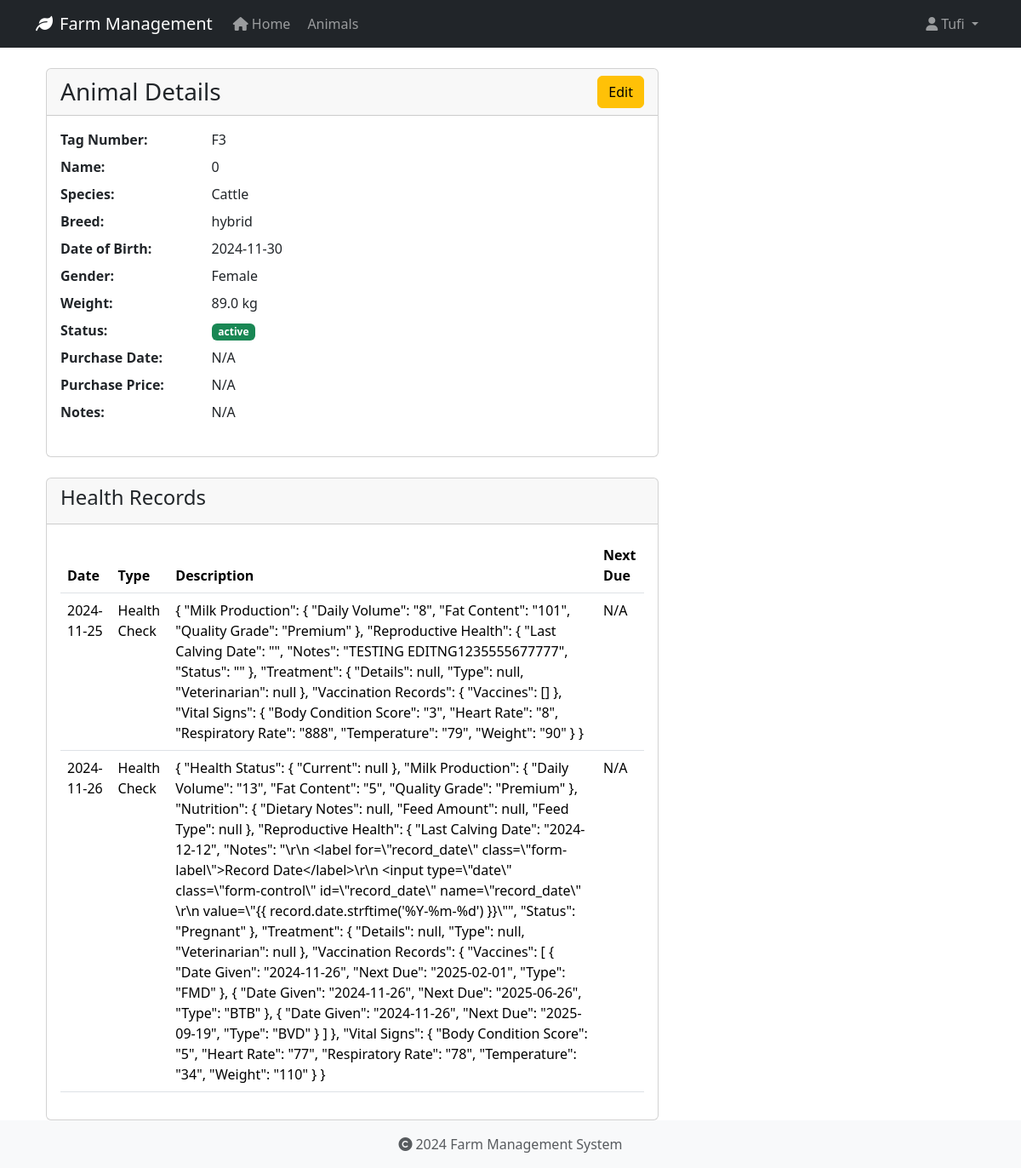
Page /animals/10 (signed in) on the committed database.
### app/models/user.py (models this page shows, shortened)
class User(UserMixin, db.Model):
    id = db.Column(db.Integer, primary_key=True)
    username = db.Column(db.String(80), unique=True, nullable=False)
    email = db.Column(db.String(120), unique=True, nullable=False)
    password_hash = db.Column(db.String(128))
    role = db.Column(db.String(20), default='user')
    created_at = db.Column(db.DateTime, default=datetime.utcnow)
    last_login = db.Column(db.DateTime)
    is_active = db.Column(db.Boolean, default=True)
    first_name = db.Column(db.String(50))
    last_name = db.Column(db.String(50))
    reset_token = db.Column(db.String(100), unique=True)  # Store password reset token
    reset_token_expiration = db.Column(db.DateTime)       # Store token expiration time

### app/models/animal.py (models this page shows, shortened)
class Animal(db.Model):
    id = db.Column(db.Integer, primary_key=True)
    tag_number = db.Column(db.String(50), unique=True, nullable=False, index=True)
    name = db.Column(db.String(100), nullable=True)  # Explicitly mark as nullable
    species = db.Column(db.String(50), nullable=False, index=True)
    breed = db.Column(db.String(50), nullable=True)
    date_of_birth = db.Column(db.Date, nullable=True)
    gender = db.Column(db.String(20), nullable=True)
    weight = db.Column(db.Float, nullable=True)
    status = db.Column(db.String(20), default='active', nullable=False)
    purchase_date = db.Column(db.Date, nullable=True)
    purchase_price = db.Column(db.Float, nullable=True)
    notes = db.Column(db.Text, nullable=True)
    created_at = db.Column(db.DateTime, default=datetime.utcnow, nullable=False)
    updated_at = db.Column(db.DateTime, default=datetime.utcnow, onupdate=datetime.utcnow, nullable=False)
    wool_type = db.Column(db.String(50), nullable=True)
    last_shearing = db.Column(db.Date, nullable=True)
    fleece_weight = db.Column(db.Float, nullable=True)
    wool_grade = db.Column(db.String(20), nullable=True)
    lambing_status = db.Column(db.String(50), nullable=True)
    lambing_date = db.Column(db.Date, nullable=True)
    milk_production = db.Column(db.Float, nullable=True)
    last_milking = db.Column(db.Date, nullable=True)  # Changed from DateTime to Date
    milk_quality = db.Column(db.String(20), nullable=True)
    calving_status = db.Column(db.String(50), nullable=True)
    calving_date = db.Column(db.Date, nullable=True)
    milk_fat_content = db.Column(db.Float, nullable=True)
    egg_production = db.Column(db.Integer, nullable=True)
    egg_color = db.Column(db.String(20), nullable=True)
    comb_type = db.Column(db.String(20), nullable=True)
    laying_status = db.Column(db.String(20), nullable=True)
    last_laying_date = db.Column(db.Date, nullable=True)
    egg_size = db.Column(db.String(20), nullable=True)
    category = db.Column(db.String(50), nullable=True)
    special_needs = db.Column(db.Text, nullable=True)
    diet_requirements = db.Column(db.Text, nullable=True)
    habitat = db.Column(db.String(100), nullable=True)
    health_records = db.relationship('HealthRecord', backref='animal', lazy=True, cascade='all, delete-orphan')

class HealthRecord(db.Model):
    id = db.Column(db.Integer, primary_key=True)
    animal_id = db.Column(db.Integer, db.ForeignKey('animal.id', ondelete='CASCADE'), nullable=False)
    record_type = db.Column(db.String(50), nullable=False)  # Made nullable=False
    date = db.Column(db.Date, nullable=False)
    description = db.Column(db.Text, nullable=True)
    treatment = db.Column(db.Text, nullable=True)
    cost = db.Column(db.Float, nullable=True)
    next_due_date = db.Column(db.Date, nullable=True)
    created_at = db.Column(db.DateTime, default=datetime.utcnow, nullable=False)
    created_by_id = db.Column(db.Integer, db.ForeignKey('user.id', ondelete='SET NULL'), nullable=True)

### app/routes/animals.py (the view)
@bp.route('/<int:id>')
@login_required
def view(id):
    animal = Animal.query.get_or_404(id)
    return render_template('animals/view.html', animal=animal)

### app/models/user.py (called while the page is built)
@login_manager.user_loader
def load_user(user_id):
    return User.query.get(int(user_id))

### app/templates/animals/view.html (shortened to what this page needs)
{% extends "base.html" %}
{% block content %}
<div class="container">
    <div class="row">
        <div class="col-md-8">
            <div class="card">
                <div class="card-header">
                    <div class="d-flex justify-content-between align-items-center">
                        <h3 class="card-title mb-0">Animal Details</h3>
                        <a href="{{ url_for('animals.edit', id=animal.id) }}" class="btn btn-warning">Edit</a>
                    </div>
                </div>
                <div class="card-body">
                    <dl class="row">
                        <dt class="col-sm-3">Tag Number:</dt>
                        <dd class="col-sm-9">{{ animal.tag_number }}</dd>
                        <dt class="col-sm-3">Name:</dt>
                        <dd class="col-sm-9">{{ animal.name or 'N/A' }}</dd>
                        <dt class="col-sm-3">Species:</dt>
                        <dd class="col-sm-9">{{ animal.species }}</dd>
                        <dt class="col-sm-3">Breed:</dt>
                        <dd class="col-sm-9">{{ animal.breed or 'N/A' }}</dd>
                        <dt class="col-sm-3">Date of Birth:</dt>
                        <dd class="col-sm-9">{{ animal.date_of_birth.strftime('%Y-%m-%d') if animal.date_of_birth else 'N/A' }}</dd>
                        <dt class="col-sm-3">Gender:</dt>
                        <dd class="col-sm-9">{{ animal.gender or 'N/A' }}</dd>
                        <dt class="col-sm-3">Weight:</dt>
                        <dd class="col-sm-9">{{ animal.weight|round(2) if animal.weight else 'N/A' }} kg</dd>
                        <dt class="col-sm-3">Status:</dt>
                        <dd class="col-sm-9">
                            <span class="badge {% if animal.status == 'active' %}bg-success{% else %}bg-secondary{% endif %}">
                                {{ animal.status }}
                            </span>
                        </dd>
                        <dt class="col-sm-3">Purchase Date:</dt>
                        <dd class="col-sm-9">{{ animal.purchase_date.strftime('%Y-%m-%d') if animal.purchase_date else 'N/A' }}</dd>
                        <dt class="col-sm-3">Purchase Price:</dt>
                        <dd class="col-sm-9">{{ animal.purchase_price|round(2) if animal.purchase_price else 'N/A' }}</dd>
                        <dt class="col-sm-3">Notes:</dt>
                        <dd class="col-sm-9">{{ animal.notes or 'N/A' }}</dd>
                    </dl>
                </div>
            </div>
            <div class="card mt-4">
                <div class="card-header">
                    <h4>Health Records</h4>
                </div>
                <div class="card-body">
                    {% if animal.health_records %}
                        <table class="table">
                            <thead>
                                <tr>
                                    <th>Date</th>
                                    <th>Type</th>
                                    <th>Description</th>
                                    <th>Next Due</th>
                                </tr>
                            </thead>
                            <tbody>
                                {% for record in animal.health_records %}
                                <tr>
                                    <td>{{ record.date.strftime('%Y-%m-%d') }}</td>
                                    <td>{{ record.record_type }}</td>
                                    <td>{{ record.description }}</td>
                                    <td>{{ record.next_due_date.strftime('%Y-%m-%d') if record.next_due_date else 'N/A' }}</td>
                                </tr>
                                {% endfor %}
                            </tbody>
                        </table>
                    {% else %}
                        <p>No health records found.</p>
                    {% endif %}
                </div>
            </div>
        </div>
    </div>
</div>
{% endblock %}

### app/templates/base.html (shortened to what this page needs)
<!DOCTYPE html>
<html lang="en">
<head>
    <link rel="stylesheet" href="https://cdn.jsdelivr.net/npm/bootstrap@5.3.2/dist/css/bootstrap.min.css">
    <link rel="stylesheet" href="https://cdnjs.cloudflare.com/ajax/libs/font-awesome/6.0.0/css/all.min.css">
    <link rel="stylesheet" href="{{ url_for('static', filename='css/main.css') }}">
</head>
<body>
    <nav class="navbar navbar-expand-lg navbar-dark bg-dark">
        <div class="container">
            <a class="navbar-brand" href="{{ url_for('main.index') }}">
                <i class="fas fa-leaf me-2"></i>Farm Management
            </a>
            <div class="collapse navbar-collapse" id="navbarNav">
                <ul class="navbar-nav">
                    <li class="nav-item">
                        <a class="nav-link" href="{{ url_for('main.index') }}">
                            <i class="fas fa-home me-1"></i>Home
                        </a>
                    </li>
                    <li class="nav-item">
                        <a class="nav-link" href="{{ url_for('animals.index') }}">
                            Animals
                        </a>
                    </li>
                </ul>
                <ul class="navbar-nav ms-auto">
                    {% if current_user.is_authenticated %}
                        <li class="nav-item dropdown">
                            <a class="nav-link dropdown-toggle" href="#" id="userDropdown" role="button" data-bs-toggle="dropdown">
                                <i class="fas fa-user me-1"></i>{{ current_user.username }}
                            </a>
                        </li>
                    {% endif %}
                </ul>
            </div>
        </div>
    </nav>
    <main class="container mt-4">
        {% block content %}
        {% endblock %}
    </main>
    <footer class="footer mt-auto py-3 bg-light">
        <div class="container text-center">
            <span class="text-muted">
                <i class="fas fa-copyright me-1"></i>2024 Farm Management System
            </span>
        </div>
    </footer>
</body>
</html>

### app/static/css/main.css (style rules this page uses)
body { min-height: 100vh; display: flex; flex-direction: column; }
main { flex: 1 0 auto; }
.footer { flex-shrink: 0; }

### rows in the picture
User: username "Tufi"
Animal: tag_number "F3", name "0", species "Cattle", breed "hybrid", date_of_birth "2024-11-30", gender "Female", weight "89.0", status "active", purchase_date "N/A", purchase_price "N/A", notes "N/A"
HealthRecord: date "2024-11-25", record_type "Health Check", description "{ \"Milk Production\": { \"Daily Volume\": \"8\", \"Fat Content\": \"101\", \"Quality Grade\": \"Premium\" }, \"Reproductive Health\": { \"Last Calving Date\": \"\", \"Notes\": \"TESTING EDITNG1235555677777\", \"Status\": \"\" }, \"Treatment\": { \"Details\": null, \"Type\": null, \"Veterinarian\": null }, \"Vaccination Records\": { \"Vaccines\": [] }, \"Vital Signs\": { \"Body Condition Score\": \"3\", \"Heart Rate\": \"8\", \"Respiratory Rate\": \"888\", \"Temperature\": \"79\", \"Weight\": \"90\" } }", next_due_date "N/A"
HealthRecord: date "2024-11-26", record_type "Health Check", description "{ \"Health Status\": { \"Current\": null }, \"Milk Production\": { \"Daily Volume\": \"13\", \"Fat Content\": \"5\", \"Quality Grade\": \"Premium\" }, \"Nutrition\": { \"Dietary Notes\": null, \"Feed Amount\": null, \"Feed Type\": null }, \"Reproductive Health\": { \"Last Calving Date\": \"2024-12-12\", \"Notes\": \"\\r\\n <label for=\\\"record_date\\\" class=\\\"form-label\\\">Record Date</label>\\r\\n <input type=\\\"date\\\" class=\\\"form-control\\\" id=\\\"record_date\\\" name=\\\"record_date\\\" \\r\\n value=\\\"{{ record.date.strftime('%Y-%m-%d') }}\\\"\", \"Status\": \"Pregnant\" }, \"Treatment\": { \"Details\": null, \"Type\": null, \"Veterinarian\": null }, \"Vaccination Records\": { \"Vaccines\": [ { \"Date Given\": \"2024-11-26\", \"Next Due\": \"2025-02-01\", \"Type\":…", next_due_date "N/A"
